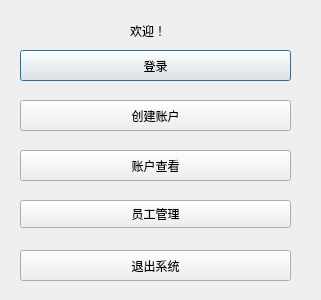
<?xml version="1.0" encoding="UTF-8"?>
<ui version="4.0">
 <class>bank</class>
 <widget class="QMainWindow" name="bank">
  <property name="geometry">
   <rect>
    <x>0</x>
    <y>0</y>
    <width>321</width>
    <height>300</height>
   </rect>
  </property>
  <property name="sizePolicy">
   <sizepolicy hsizetype="Fixed" vsizetype="Fixed">
    <horstretch>0</horstretch>
    <verstretch>0</verstretch>
   </sizepolicy>
  </property>
  <property name="windowTitle">
   <string>银行系统</string>
  </property>
  <widget class="QWidget" name="centralwidget">
   <widget class="QPushButton" name="loginButton">
    <property name="geometry">
     <rect>
      <x>20</x>
      <y>50</y>
      <width>271</width>
      <height>31</height>
     </rect>
    </property>
    <property name="text">
     <string>登录</string>
    </property>
    <property name="default">
     <bool>true</bool>
    </property>
   </widget>
   <widget class="QPushButton" name="createAccountButton">
    <property name="geometry">
     <rect>
      <x>20</x>
      <y>100</y>
      <width>271</width>
      <height>31</height>
     </rect>
    </property>
    <property name="text">
     <string>创建账户</string>
    </property>
   </widget>
   <widget class="QPushButton" name="exitButton">
    <property name="geometry">
     <rect>
      <x>20</x>
      <y>250</y>
      <width>271</width>
      <height>31</height>
     </rect>
    </property>
    <property name="mouseTracking">
     <bool>false</bool>
    </property>
    <property name="text">
     <string>退出系统</string>
    </property>
   </widget>
   <widget class="QPushButton" name="printAccountButton">
    <property name="geometry">
     <rect>
      <x>20</x>
      <y>150</y>
      <width>271</width>
      <height>31</height>
     </rect>
    </property>
    <property name="text">
     <string>账户查看</string>
    </property>
   </widget>
   <widget class="QPushButton" name="employeeButton">
    <property name="geometry">
     <rect>
      <x>20</x>
      <y>200</y>
      <width>271</width>
      <height>28</height>
     </rect>
    </property>
    <property name="text">
     <string>员工管理</string>
    </property>
   </widget>
   <widget class="QLabel" name="label">
    <property name="geometry">
     <rect>
      <x>130</x>
      <y>20</y>
      <width>71</width>
      <height>21</height>
     </rect>
    </property>
    <property name="text">
     <string>欢迎！</string>
    </property>
   </widget>
  </widget>
 </widget>
 <resources/>
 <connections/>
</ui>
